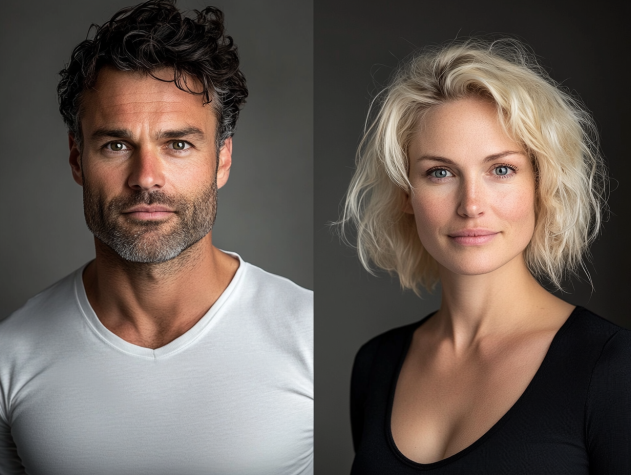
#> input picture labbs/obid/lab3/assets/ManWoman.png, 631 x 475 px
$ python section06.py
#> lines starting #> are read from the running program, lines starting #| are printed output that depends on the picture
"""Lab 3, Section 6: logarithmic intensity mapping and lookup tables."""

import time
from pathlib import Path

import cv2
import matplotlib.pyplot as plt
import numpy as np


def log_transform(values, strength):
    r = values.astype(np.float64)
    u = (r - 127.5) / 127.5
    return 127.5 * (
        1 + np.sign(u) * np.log1p(strength * np.abs(u)) / np.log1p(strength)
    )


def direct_computation_T(values, strength=3.0):
    output = log_transform(values, strength)
    return np.uint8(np.clip(output, 0, 255))


def create_lookup_table(strength=3.0):
    levels = np.arange(256, dtype=np.uint8)
    return direct_computation_T(levels, strength)


lab_folder = Path(__file__).resolve().parent.parent
image_path = lab_folder / "assets" / "ManWoman.png"
image = cv2.imread(str(image_path))
#> image is the input picture: shape (475, 631, 3); mean B, G, R 85.5, 92.6, 104.3
if image is None:
    raise FileNotFoundError(f"Could not read {image_path}")
gray = cv2.cvtColor(image, cv2.COLOR_BGR2GRAY)
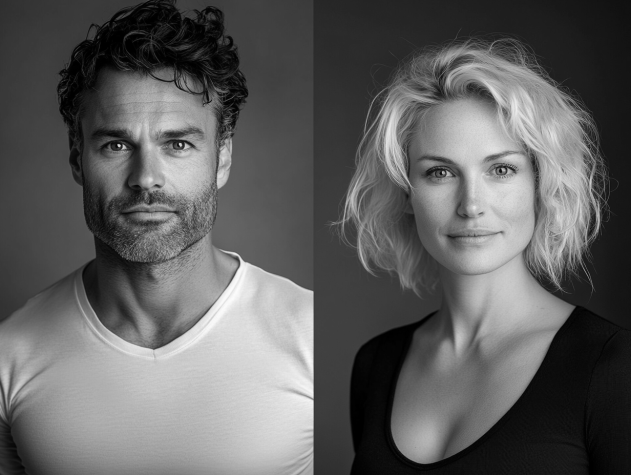
#> gray: shape (475, 631); min 0, max 251, mean 95.3

# Q6.1: build the table once and time its construction separately.
start = time.time()
lut = create_lookup_table()
build_ms = (time.time() - start) * 1000

direct_computation_T(gray)  # Warm up the direct method.
#> call 2 of log_transform, with strength = 3
#> in log_transform (call 2), `return 127.5 * ( 1 + np.sign(u) * np.log1p(strength * np.abs(u)) / np...`:
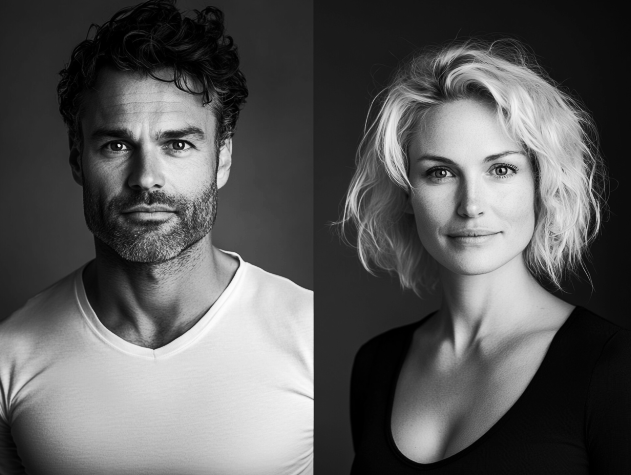
#> returned value: shape (475, 631) float64; min 0, max 252.8, mean 90.7
start = time.time()
for _ in range(20):
    direct_result = direct_computation_T(gray)
direct_ms = (time.time() - start) * 1000 / 20

lookup_result = lut[gray]  # Warm up the lookup method.
start = time.time()
for _ in range(20):
    lookup_result = lut[gray]
lookup_ms = (time.time() - start) * 1000 / 20

print(f"Direct NumPy average: {direct_ms:.2f} ms")
print(f"Lookup application average: {lookup_ms:.2f} ms")
print(f"Lookup table construction: {build_ms:.3f} ms")
print(f"Direct-to-lookup time ratio: {direct_ms / lookup_ms:.2f}")
print(f"Outputs match: {np.array_equal(direct_result, lookup_result)}")
#| Outputs match: True

# Q6.2: verify the integer values and plot the continuous transfer function.
inputs = np.array([0, 32, 64, 112, 128, 144, 192, 224, 255], dtype=np.uint8)
outputs = direct_computation_T(inputs)
print(f"Test mappings: {list(zip(inputs.tolist(), outputs.tolist()))}")

levels = np.linspace(0, 255, 511)
fig, ax = plt.subplots(figsize=(6.4, 3.8), layout="constrained")
ax.plot(levels, log_transform(levels, 3.0), color="#185c4b",
        label="Logarithmic (strength = 3)")
ax.plot(levels, levels, "--", color="#666666", label="Linear (y = x)")
ax.set_xlabel("Input intensity")
ax.set_ylabel("Output intensity")
ax.set_xlim(0, 255)
ax.set_ylim(0, 255)
ax.grid(alpha=0.25)
ax.legend(fontsize=9)

figure_path = lab_folder / "figures" / "section06_log_transform.png"
fig.savefig(figure_path, dpi=180)
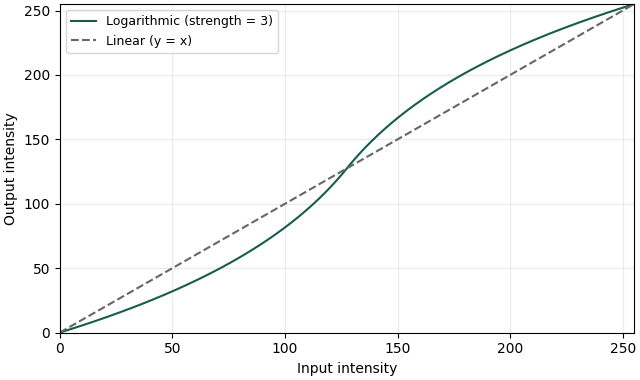
#> figure drawn by matplotlib, 1 panel; curve peaks at x = 255, y = 255; curve peaks at x = 255, y = 255
print(f"Saved {figure_path.name}")
#> figure, not shown here; curve peaks at x = 255, y = 255; curve peaks at x = 255, y = 255
